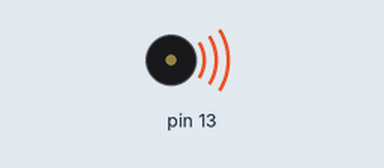
Bench run of a sketch on a simulated Arduino Uno, built with avr-gcc and run on an emulated ATmega328P. On the bench: buzzer (waves = sounding).

Above: at 2.5 s.
Timing chart, 0 to 8.9 s (numbered marks = the images above):
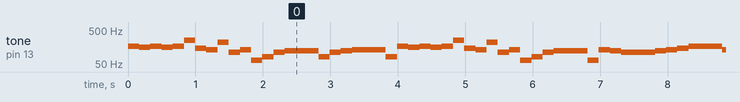

Measured:
- by itself, tone on pin 13: plays 164 Hz for 0.17 s, 155 Hz for 0.17 s, 164 Hz for 0.17 s, 155 Hz for 0.17 s, 164 Hz for 0.17 s, 246 Hz for 0.17 s … (533 notes in this stretch)

The sketch:

furbelize.ino
```cpp
#include "pitches.h"
#include "time.h"


void setup() {
  // put your setup code here, to run once:
pinMode(13, OUTPUT);


}

void loop() {
  // put your main code here, to run repeatedly:
noTone(13);


tone(13, E_3);
delay(sixth);
tone(13, Dd_3);
delay(sixth);
tone(13, E_3);
delay(sixth);
tone(13, Dd_3);
delay(sixth);
tone(13, E_3);
delay(sixth);
tone(13, B_3);
delay(sixth);
tone(13, D_3);
delay(sixth);
tone(13, C_3);
delay(sixth);
tone(13, A_3);
delay(sixth);
tone(13, A_2);
delay(sixth);
tone(13, C_3);
delay(sixth);

tone(13, C_2);
delay(sixth);
tone(13, E_2);
delay(sixth);
tone(13, A_2);
delay(sixth);
tone(13, B_2);
delay(half);

tone(13, E_2);
delay(sixth);
tone(13, A_2);
delay(sixth);
tone(13, B_2);
delay(sixth);
tone(13, C_3);
delay(half);


tone(13, E_2);
delay(sixth);
tone(13, E_3);
delay(sixth);
tone(13, Dd_3);
delay(sixth);
tone(13, E_3);
delay(sixth);
tone(13, Dd_3);
delay(sixth);
tone(13, E_3);
delay(sixth);
tone(13, B_3);
delay(sixth);
tone(13, D_3);
delay(sixth);
tone(13, C_3);
delay(sixth);
tone(13, A_3);
delay(sixth);
tone(13, A_2);
delay(sixth);
tone(13, C_3);
delay(sixth);

tone(13, C_2);
delay(sixth);
tone(13, E_2);
delay(sixth);
tone(13, A_2);
delay(sixth);
tone(13, B_2);
delay(half);


tone(13, C_2);
delay(sixth);
tone(13, C_3);
delay(sixth);
tone(13, B_2);
delay(sixth);
tone(13, A_2);
delay(half);

tone(13, B_2);
delay(sixth);
tone(13, C_3);
delay(sixth);
tone(13, D_3);
delay(sixth);
tone(13, E_3);
delay(half);


tone(13, C_3);
delay(sixth);
tone(13, F_3);
delay(sixth);
tone(13, E_3);
delay(sixth);
tone(13, D_3);
delay(half);

tone(13, B_2);
delay(sixth);
tone(13, E_3);
delay(sixth);
tone(13, D_3);
delay(sixth);
tone(13, C_3);
delay(half);


tone(13, A_2);
delay(sixth);
tone(13, D_3);
delay(sixth);
tone(13, C_3);
delay(sixth);
tone(13, B_2);
delay(whole);


tone(13, E_3);
delay(whole + third);


noTone(13);

}
```

pitches.h
```cpp
//0

//Equation:  12th root of 2 is c.a. 1.059463094, Pn = Pa*pow(1.059463094, n-a)

#define A_0 440*pow(1.059463094, (1-49))
#define Aa_0 440*pow(1.059463094, (2-49))
#define B_0 440*pow(1.059463094, (3-49)


//1

#define C_1 440*pow(1.059463094, 4-49)
#define Cc_1 440*pow(1.059463094, 5-49)
#define D_1 440*pow(1.059463094, 6-49)
#define Dd_1 440*pow(1.059463094, 7-49)
#define E_1 440*pow(1.059463094, 8-49)
#define F_1 440*pow(1.059463094, 9-49)
#define Ff_1 440*pow(1.059463094, 10-49)
#define G_1 440*pow(1.059463094, 11-49)
#define Gg_1 440*pow(1.059463094, 12-49)
#define A_1 440*pow(1.059463094, 13-49)
#define Aa_1 440*pow(1.059463094, 14-49)
#define B_1 440*pow(1.059463094, 15-49)

//2

#define C_2 440*pow(1.059463094, 16-49)
#define Cc_2 440*pow(1.059463094, 17-49)
#define D_2 440*pow(1.059463094, 18-49)
#define Dd_2 440*pow(1.059463094, 19-49)
#define E_2 440*pow(1.059463094, 20-49)
#define F_2 440*pow(1.059463094, 21-49)
#define Ff_2 440*pow(1.059463094, 22-49)
#define G_2 440*pow(1.059463094, 23-49)
#define Gg_2 440*pow(1.059463094, 24-49)
#define A_2 440*pow(1.059463094, 25-49)
#define Aa_2 440*pow(1.059463094, 26-49)
#define B_2 440*pow(1.059463094, 27-49)

//3

#define C_3 440*pow(1.059463094, 28-49)
#define Cc_3 440*pow(1.059463094, 29-49)
#define D_3 440*pow(1.059463094, 30-49)
#define Dd_3 440*pow(1.059463094, 31-49)
#define E_3 440*pow(1.059463094, 32-49)
#define F_3 440*pow(1.059463094, 33-49)
#define Ff_3 440*pow(1.059463094, 34-49)
#define G_3 440*pow(1.059463094, 35-49)
#define Gg_3 440*pow(1.059463094, 36-49)
#define A_3 440*pow(1.059463094, 37-49)
#define Aa_3 440*pow(1.059463094, 38-49)
#define B_3 440*pow(1.059463094, 39-49)

//4

#define C_4 440*pow(1.059463094, 40-49)
#define Cc_4 440*pow(1.059463094, 41-49)
#define D_4 440*pow(1.059463094, 42-49)
#define Dd_4 440*pow(1.059463094, 43-49)
#define E_4 440*pow(1.059463094, 44-49)
#define F_4 440*pow(1.059463094, 45-49)
#define Ff_4 440*pow(1.059463094, 46-49)
#define G_4 440*pow(1.059463094, 47-49)
#define Gg_4 440*pow(1.059463094, 48-49)
#define A_4 440*pow(1.059463094, 49-49)
#define Aa_4 440*pow(1.059463094, 50-49)
#define B_4 440*pow(1.059463094, 51-49)

//5

#define C_5 440*pow(1.059463094, 52-49)
#define Cc_5 440*pow(1.059463094, 53-49)
#define D_5 440*pow(1.059463094, 54-49)
#define Dd_5 440*pow(1.059463094, 55-49)
#define E_5 440*pow(1.059463094, 56-49)
#define F_5 440*pow(1.059463094, 57-49)
#define Ff_5 440*pow(1.059463094, 58-49)
#define G_5 440*pow(1.059463094, 59-49)
#define Gg_5 440*pow(1.059463094, 60-49)
#define A_5 440*pow(1.059463094, 61-49)
#define Aa_5 440*pow(1.059463094, 62-49)
#define B_5 440*pow(1.059463094, 63-49)

//6

#define C_6 440*pow(1.059463094, 64-49)
#define Cc_6 440*pow(1.059463094, 65-49)
#define D_6 440*pow(1.059463094, 66-49)
#define Dd_6 440*pow(1.059463094, 67-49)
#define E_6 440*pow(1.059463094, 68-49)
#define F_6 440*pow(1.059463094, 69-49)
#define Ff_6 440*pow(1.059463094, 70-49)
#define G_6 440*pow(1.059463094, 71-49)
#define Gg_6 440*pow(1.059463094, 72-49)
#define A_6 440*pow(1.059463094, 73-49)
#define Aa_6 440*pow(1.059463094, 74-49)
#define B_6 440*pow(1.059463094, 75-49)
```

time.h
```cpp
int bpm = 60;

#define whole 1/(bpm/60)*1000
#define half whole/2
#define third whole/3
#define quarter whole/4
#define sixth whole/6
#define eighth whole/8
#define twelfth whole/12
#define sixteenth whole/16
#define thirtys whole/32
#define bar whole*4
```
